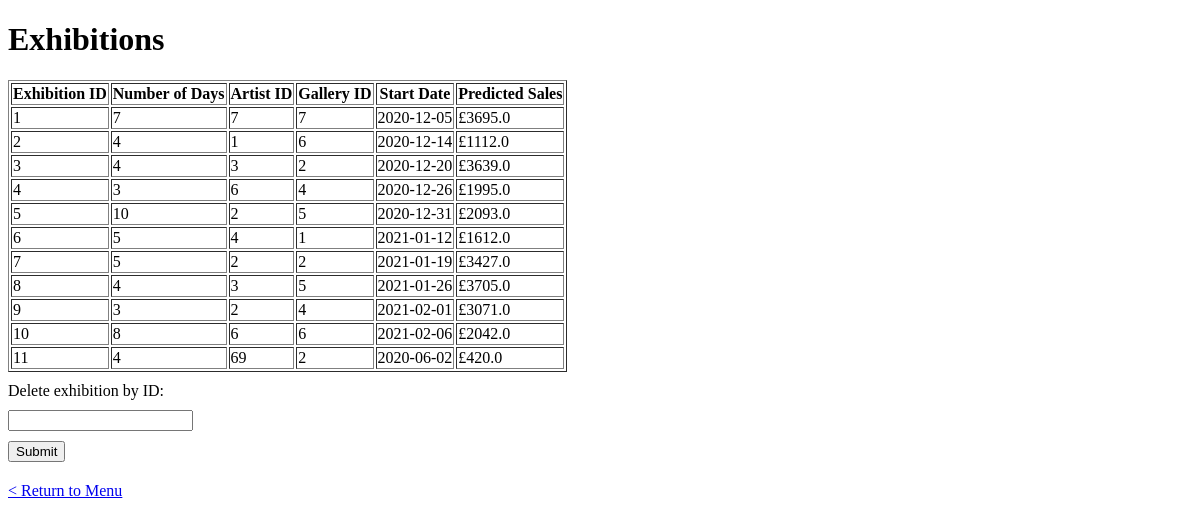
/viewexh, run on an earlier commit of the app's database.
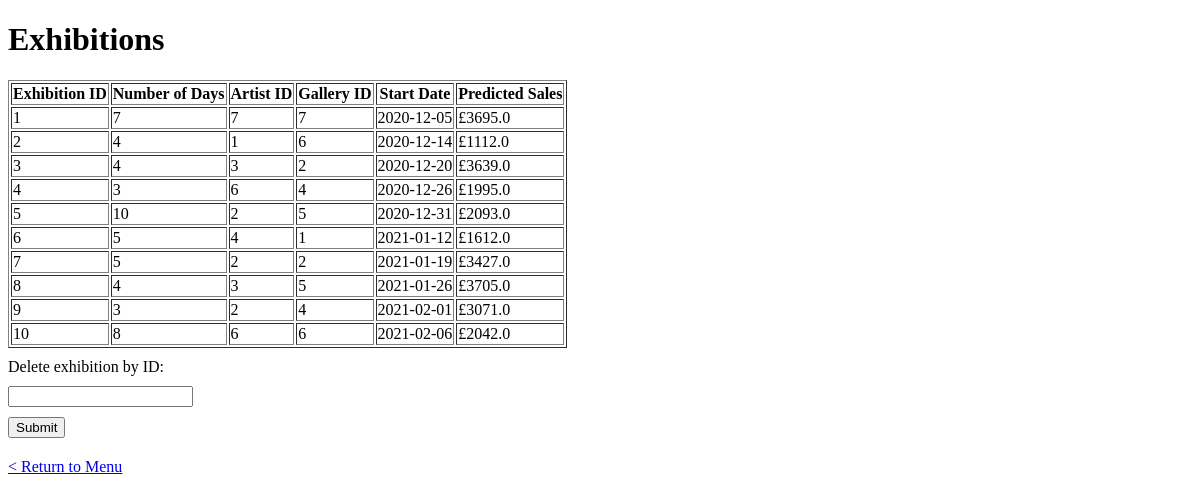
And on a later commit of the database.
### tables this page shows
CREATE TABLE exhibitionTable (
exhibitionID INTEGER PRIMARY KEY,
numDays INTEGER NOT NULL,
artistID INTEGER NOT NULL,
galleryID INTEGER NOT NULL,
startDate TEXT NOT NULL,
predictedSales REAL NOT NULL,
FOREIGN KEY (artistID)
REFERENCES artistTable (artistID),
FOREIGN KEY (galleryID)
REFERENCES galleryTable (galleryID)
);

### app.py (the view, shortened to what this page needs)
@app.route('/viewexh', methods=['GET', 'POST'])
def viewexh():
    conn = sqlite3.connect('database.db')
    cursor = conn.cursor()
    cursor.execute('SELECT * FROM exhibitionTable')
    rows = cursor.fetchall()
    conn.close()
    return render_template('viewexh.html', exhibitions=rows)

### templates/viewexh.html (shortened to what this page needs)
{% extends 'base.html' %}
{% block main %}
<h1>Exhibitions</h1>
    <table border="1">
        <tr>
            <th>Exhibition ID</th>
            <th>Number of Days</th>
            <th>Artist ID</th>
            <th>Gallery ID</th>
            <th>Start Date</th>
            <th>Predicted Sales</th>
        </tr>
        {% for exhibition in exhibitions %}
            <tr>
                <td>{{ exhibition[0] }}</td>
                <td>{{ exhibition[1] }}</td>
                <td>{{ exhibition[2] }}</td>
                <td>{{ exhibition[3] }}</td>
                <td>{{ exhibition[4] }}</td>
                <td>£{{ exhibition[5] }}</td>
            </tr>
        {% endfor %}
    </table>
    <form id="myForm">
        <label for="input1">Delete exhibition by ID:</label>
        <input type="text" id="input1" name="input1">
        <button type="submit">Submit</button>
    </form>
    <p><a href="/">< Return to Menu</a></p>
{% endblock %}

### templates/base.html (shortened to what this page needs)
<!DOCTYPE html>
<html lang="en">
<head>
    <link rel="stylesheet" href="styles.css">
</head>
<body>
{% block main %}{% endblock %}
</body>
</html>

What changed in the data, as far as the page shows it:
removed exhibitionTable: exhibitionID "11", numDays "4", artistID "69", galleryID "2", startDate "2020-06-02", predictedSales "420.0"
